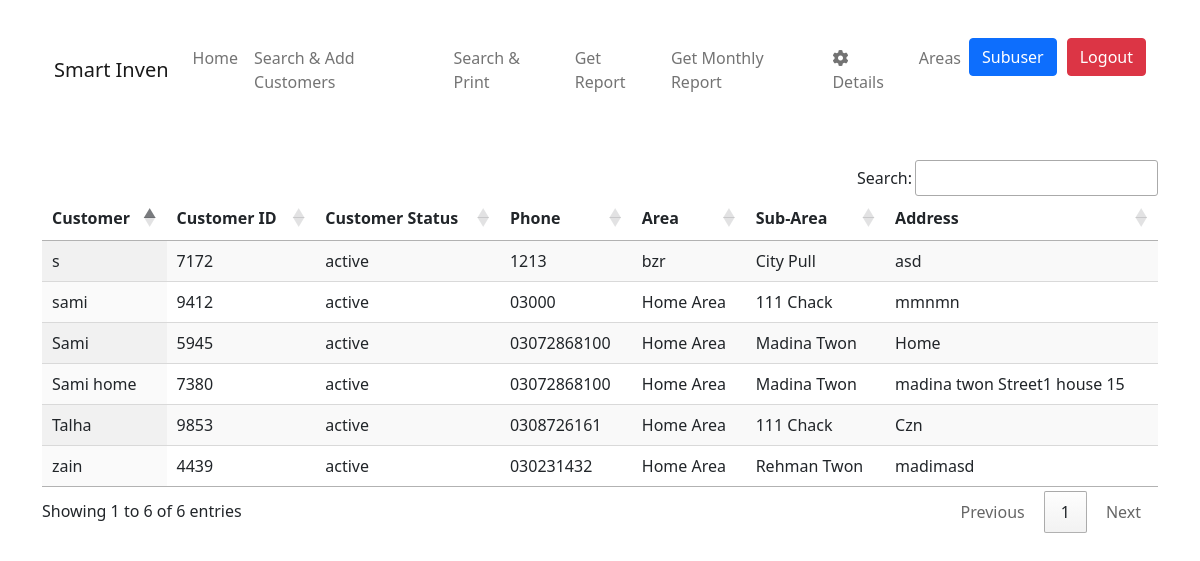
The page /paid_customer/ (signed in) on the database its author committed.
### main/models.py (models this page shows, shortened)
class Customers(models.Model):
    customer_id = models.CharField(
        max_length=4, blank=True, null=True, unique=True, verbose_name='Customer`s ID')
    name = models.CharField(max_length=1000, blank=False,
                            null=False, verbose_name='Customer`s Name')
    phone = models.CharField(max_length=13, blank=True,
                             null=True, verbose_name='Customer`s Phone Number')
    address = models.TextField(
        null=True, blank=True, verbose_name='Customer`s Address')
    customer_status = models.CharField(max_length=10, choices=(
        ('active', 'Active'), ('disabled', 'Disabled')), default='disabled', null=False)
    area = models.ForeignKey(Area, related_name='customer',
                             on_delete=models.CASCADE, verbose_name='Customer`s area')
    subarea = models.ForeignKey(SubArea, related_name='customer_sarea',
                                on_delete=models.CASCADE, verbose_name='Customer`s Sub-Area')
    customer_fee_assigned = models.DecimalField(max_digits=8, blank=False, null=False,
                                                decimal_places=2, verbose_name='Customer`s Assigned Fee')
    user = models.ForeignKey(User, related_name='user',
                             on_delete=models.CASCADE, verbose_name="Added BY Admin user")
    assigned_to_subuser = models.ForeignKey(
        Subuser, related_name='customersubuser', on_delete=models.CASCADE)

class Area(models.Model):
    area_name = models.CharField(
        max_length=265, blank=False, null=False, verbose_name='Area Name')
    area_user = models.ForeignKey(
        Subuser, related_name='subname', null=False, blank=False, on_delete=models.CASCADE)
    area_added_by = models.ForeignKey(
        User, related_name='adminuser', null=False, blank=False, on_delete=models.CASCADE)
    def __str__(self):
        return self.area_name

class SubArea(models.Model):
    area = models.ForeignKey(Area, related_name='customerarea',
                             on_delete=models.CASCADE, verbose_name='Main area')
    subarea_name = models.CharField(
        max_length=256, blank=False, null=False, verbose_name='Sub-Area`s Name')
    def __str__(self):
        return self.subarea_name

### main/views.py (the view, shortened to what this page needs)
# urls.py: path('paid_customer/', views.get_paid, name='paid_customer'),
@login_required
def get_paid(request):
    customer_paid = []
    subuser = Subuser.objects.filter(name=request.user.username).first()
    if not subuser:
        if Customers.objects.filter(customer_status='active').exists():
            customer_active = Customers.objects.filter(
                customer_status='active')
            d = date.today()
            Month = d.strftime("%B-%Y")
            for customer in customer_active:
                paid = Fee.objects.filter(fee_status="paid").filter(
                    customer=customer).filter(Month=Month)
                if not paid:
                    pass
                else:
                    customer_paid.append(customer)
    return render(request, 'paid_customers.html', {'customer_paid': customer_paid})

### main/templates/paid_customers.html (shortened to what this page needs)
{% extends 'base.html' %} {% block title %}active Customers{% endblock %} {% block navbar%}
<nav class="navbar navbar-expand-lg navbar-light container">
  <div class="container-fluid">
    <a class="navbar-brand" href="{% url 'home' %}">Smart Inven</a>
    <div class="collapse navbar-collapse" id="navbarNav">
      <ul class="navbar-nav">
        <li class="nav-item">
          <a class="nav-link" aria-current="page" href="{% url 'home' %}"
            >Home</a
          >
        </li>
        <li class="nav-item">
          <a class="nav-link" href="{% url 'search' %}"
            >Search & Add Customers</a
          >
        </li>
        <li class="nav-item">
          <a class="nav-link" href="{% url 'search-and-print' %}"
            >Search & Print</a
          >
        </li>
        <li class="nav-item">
          <a class="nav-link" href="{% url 'report' %}">Get Report</a>
        </li>
        <li class="nav-item">
          <a class="nav-link" href="{% url 'monthly_report' %}"
            >Get Monthly Report</a
          >
        </li>
        <li class="nav-item">
          <a class="nav-link" href="{% url 'details' %}"
            ><i class="fa fa-gear"></i> Details</a
          >
        </li>
        {% if request.user.is_authenticated %} {% if request.user.is_staff %}
        <li class="nav-item">
          <a class="nav-link" href="{% url 'area' %}">Areas</a>
        </li>
        <li class="nav-item" style="margin-right: 10px">
          <a class="btn btn-primary" href="{% url 'show_subusers' %}"
            >Subuser</a
          >
        </li>
        {% endif %}
        <li class="nav-item">
          <a class="btn btn-danger" href="{% url 'logout' %}">Logout</a>
        </li>
        {% endif %}
      </ul>
    </div>
  </div>
</nav>
{% endblock %} {% block content %}
<div class="container">
  <div class="columns is-multiline mb-6" style="margin-top: 50px">
    <table id="myTable" class="display" style="width: 100%">
      <thead>
        <tr>
          <th scope="col">Customer</th>
          <th scope="col">Customer ID</th>
          <th scope="col">Customer Status</th>
          <th scope="col">Phone</th>
          <th scope="col">Area</th>
          <th scope="col">Sub-Area</th>
          <th scope="col">Address</th>
        </tr>
      </thead>
      <tbody>
        {% for customer_paid in customer_paid %}
        <tr>
          <td scope="row">{{customer_paid.name}}</td>
          <td scope="row">{{customer_paid.customer_id}}</td>
          <td scope="row">{{customer_paid.customer_status}}</td>
          <td scope="row">{{ customer_paid.phone }}</td>
          <td scope="row">{{ customer_paid.area }}</td>
          <td scope="row">{{customer_paid.subarea}}</td>
          <td scope="row">{{ customer_paid.address }}</td>
        </tr>
        {% endfor %}
      </tbody>
    </table>
  </div>
</div>
{% endblock %}

### rows shown on the page
Customers: name "Sami home", customer_id "7380", customer_status "active", phone "03072868100", area "Home Area", subarea "Madina Twon", address "madina twon Street1 house 15"
Customers: name "sami", customer_id "9412", customer_status "active", phone "03000", area "Home Area", subarea "111 Chack", address "mmnmn"
Customers: name "zain", customer_id "4439", customer_status "active", phone "030231432", area "Home Area", subarea "Rehman Twon", address "madimasd"
Customers: name "s", customer_id "7172", customer_status "active", phone "1213", area "bzr", subarea "City Pull", address "asd"
Customers: name "Sami", customer_id "5945", customer_status "active", phone "03072868100", area "Home Area", subarea "Madina Twon", address "Home"
Customers: name "Talha", customer_id "9853", customer_status "active", phone "0308726161", area "Home Area", subarea "111 Chack", address "Czn"
